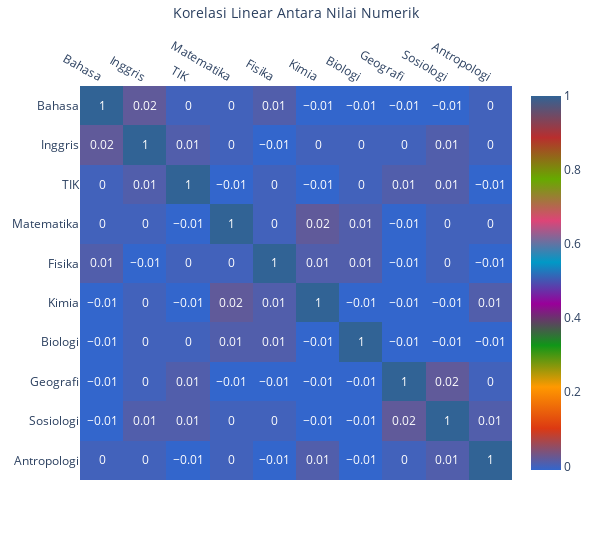

Notebook code cell kept with this figure:
### Code cell
reload()
util_visualization.drawHeatmap(np.round(df_train_copy[numCols].corr(),2),numCols, numCols, "Korelasi Linear Antara Nilai Numerik" )

### Figure 1 — Plotly figure (JSON) as saved in the notebook; plotly's stock layout.template omitted (floating-point values rounded to 4 significant figures)
{"data": [{"coloraxis": "coloraxis", "hovertemplate": "Korelasi Linear Antara Nilai Numerik: %{x}<br>y: %{y}<br>color: %{z}<extra></extra>", "name": "0", "texttemplate": "%{z}", "type": "heatmap", "x": ["Bahasa", "Inggris", "TIK", "Matematika", "Fisika", "Kimia", "Biologi", "Geografi", "Sosiologi", "Antropologi"], "xaxis": "x", "y": ["Bahasa", "Inggris", "TIK", "Matematika", "Fisika", "Kimia", "Biologi", "Geografi", "Sosiologi", "Antropologi"], "yaxis": "y", "z": [[1, 0.02, 0, 0, 0.01, -0.01, -0.01, -0.01, -0.01, 0], [0.02, 1, 0.01, 0, -0.01, 0, 0, 0, 0.01, 0], [0, 0.01, 1, -0.01, 0, -0.01, 0, 0.01, 0.01, -0.01], [0, 0, -0.01, 1, 0, 0.02, 0.01, -0.01, 0, 0], [0.01, -0.01, 0, 0, 1, 0.01, 0.01, -0.01, 0, -0.01], [-0.01, 0, -0.01, 0.02, 0.01, 1, -0.01, -0.01, -0.01, 0.01], [-0.01, 0, 0, 0.01, 0.01, -0.01, 1, -0.01, -0.01, -0.01], [-0.01, 0, 0.01, -0.01, -0.01, -0.01, -0.01, 1, 0.02, 0], [-0.01, 0.01, 0.01, 0, 0, -0.01, -0.01, 0.02, 1, 0.01], [0, 0, -0.01, 0, -0.01, 0.01, -0.01, 0, 0.01, 1]]}], "layout": {"coloraxis": {"colorscale": [[0, "#3366CC"], [0.1111, "#DC3912"], [0.2222, "#FF9900"], [0.3333, "#109618"], [0.4444, "#990099"], [0.5556, "#0099C6"], [0.6667, "#DD4477"], [0.7778, "#66AA00"], [0.8889, "#B82E2E"], [1, "#316395"]]}, "margin": {"t": 60}, "width": 600, "xaxis": {"anchor": "y", "domain": [0, 1], "side": "top", "title": {"text": "Korelasi Linear Antara Nilai Numerik"}}, "yaxis": {"anchor": "x", "autorange": "reversed", "domain": [0, 1]}}}
